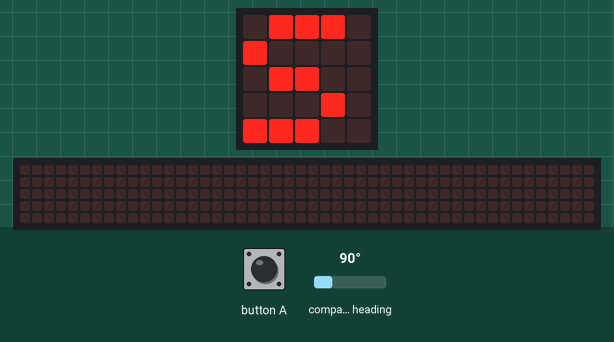
Simulated run of this program. Board: BBC micro:bit (MakeCode). Shown: the board's 5×5 LED display, a strip that is not on the board, showing the scrolling text unrolled. Inputs (shaded band) come from the test bench; at power-on: compass heading 90°. The 48×5 strip is a reading aid, not a part: it shows the text the display is scrolling, unrolled, one strip-width of it at a time; the compass is already calibrated.

Above: at 1.2 s.
1.3 s: button A pressed for 0.15 s
At 1.91 s:
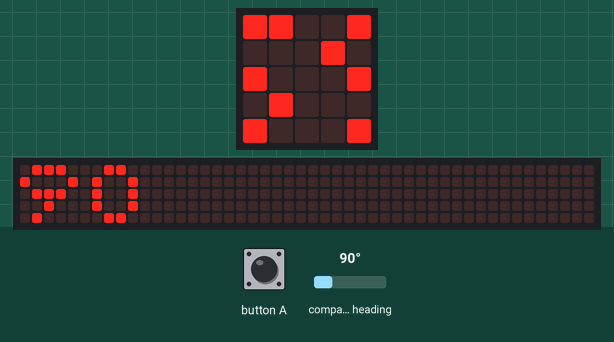
2.0 s: compass heading set to 49°
5.6 s: compass heading set to 40°
At 6.1 s:
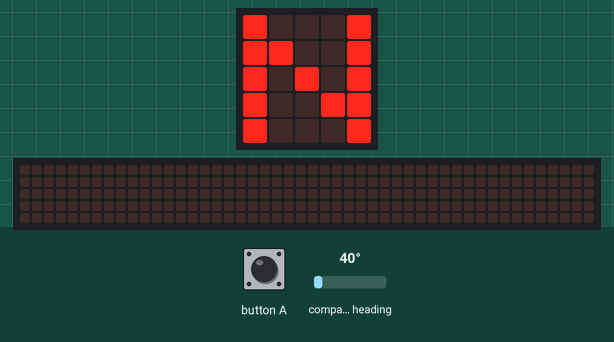
7.2 s: button A pressed for 0.15 s
7.9 s: compass heading set to 90°
At 8.12 s:
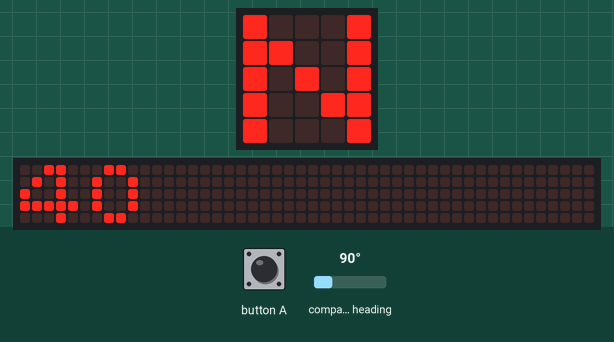
9.5 s: compass heading set to 7°
Timing chart, 0 to 12.0 s (numbered marks = the images above; inputs shaded):
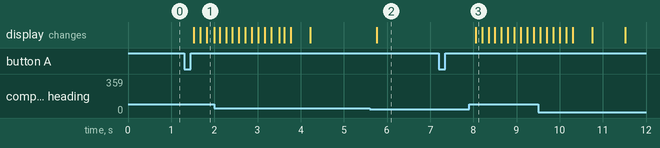

The program:

main.ts
```typescript
input.onButtonPressed(Button.A, function () {
    basic.showNumber(방향)
})
let 방향 = 0
방향 = 0
music.setVolume(60)
basic.forever(function () {
    방향 = input.compassHeading()
    if (방향 > 315 || 방향 < 45) {
        basic.showString("N")
    } else if (방향 > 135 || 방향 < 225) {
        basic.showString("S")
    } else if (방향 > 45 || 방향 < 135) {
        basic.showString("E")
    } else if (방향 > 225 || 방향 < 315) {
        basic.showString("W")
    }
})
```

test.ts
```typescript
// 테스트는 여기로 이동합니다; 이 패키지가 확장으로 사용될 때 컴파일되지 않을 것 입니다.
```

Measured:
- the behaviour switches between 45 and 44° on compass heading (found by bisection; images 1 and 2)
- after the input at 1.3 s, the display: first changes after 0.22 s (image 1 shows a later state)
- after the input at 5.6 s, the display: changes after 0.16 s (image 2)
- after the input at 7.2 s, every drawn part: stays the same
